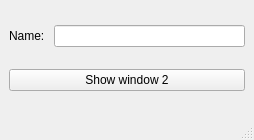
<?xml version="1.0" encoding="UTF-8"?>
<ui version="4.0">
 <class>MainWindow1</class>
 <widget class="QMainWindow" name="MainWindow1">
  <property name="geometry">
   <rect>
    <x>0</x>
    <y>0</y>
    <width>254</width>
    <height>140</height>
   </rect>
  </property>
  <property name="windowTitle">
   <string>MainWindow1</string>
  </property>
  <widget class="QWidget" name="centralwidget">
   <layout class="QVBoxLayout" name="verticalLayout">
    <item>
     <layout class="QGridLayout" name="gridLayout">
      <item row="0" column="0">
       <widget class="QLabel" name="label">
        <property name="text">
         <string>Name: </string>
        </property>
       </widget>
      </item>
      <item row="0" column="1">
       <widget class="QLineEdit" name="lineEdit"/>
      </item>
     </layout>
    </item>
    <item>
     <widget class="QPushButton" name="pushButton">
      <property name="text">
       <string>Show window 2</string>
      </property>
     </widget>
    </item>
   </layout>
  </widget>
  <widget class="QMenuBar" name="menubar">
   <property name="geometry">
    <rect>
     <x>0</x>
     <y>0</y>
     <width>254</width>
     <height>22</height>
    </rect>
   </property>
  </widget>
  <widget class="QStatusBar" name="statusbar"/>
 </widget>
 <resources/>
 <connections/>
</ui>
